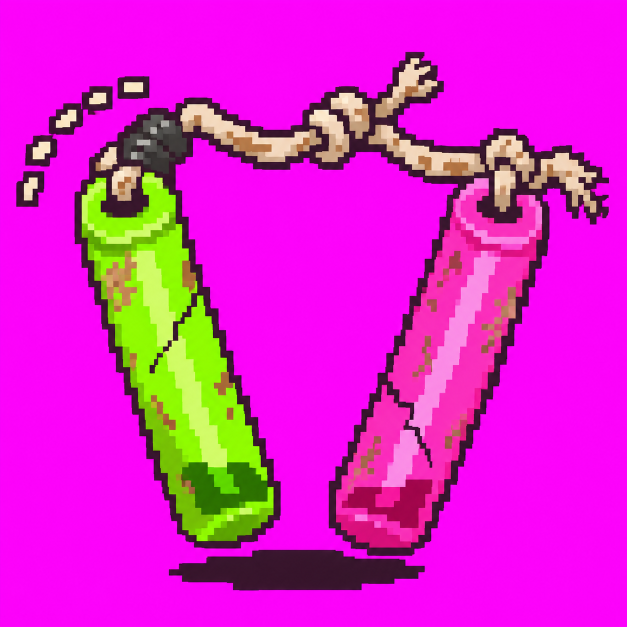
#> input picture dev/asset_team/raw/glowstick_nunchucks_raw.png, 1254 x 1254 px (shown at 1/2 size)
$ python -i b14_gen.py   (imports and definitions only)
#> lines starting #> are read from the running program, lines starting #| are printed output that depends on the picture
"""Batch 14 flat face art (pure Pillow, 0 credits): trivia_champ_badge, already_spent_credit, mango_og_gushers.
python dev/asset_team/icon_refs/b14_gen.py   (run from repo root)"""
import math, random
from PIL import Image, ImageDraw, ImageFont, ImageChops
F = "C:/Windows/Fonts/"
GREY = (214, 214, 216)
OUT = "dev/asset_team/icon_refs/"


def font(n, s):
    return ImageFont.truetype(F + n, s)


# [21 lines left out: functions stains, arc_text, not called in this run]


def margins(path):
#> called with path = '../raw/glowstick_nunchucks_raw.png'
    im = Image.open(path).convert("RGB"); w, h = im.size
#> in margins, im is the input picture: PIL image 1254x1254 RGB; mean R, G, B 219.5, 34.9, 199.4
#> after `w, h = im.size`: w = 1254; h = 1254
    bg = Image.new("RGB", im.size, im.getpixel((2, 2)))
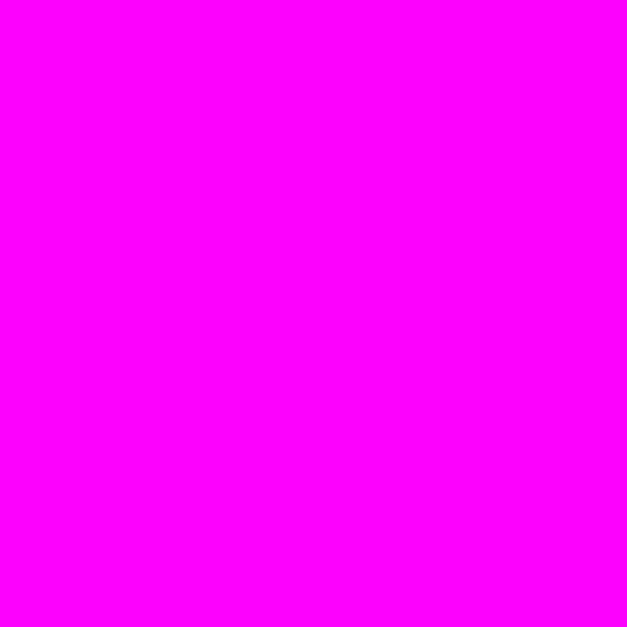
#> bg: PIL image 1254x1254 RGB (shown at 1/2 size); mean R, G, B 252, 2, 253
    bb = ImageChops.difference(im, bg).convert("L").point(lambda v: 255 if v > 24 else 0).getbbox()
#> bb = (32, 104, 1218, 1181)
    return [round(100 * v, 1) for v in (bb[0] / w, (w - bb[2]) / w, bb[1] / h, (h - bb[3]) / h)]


# ---- trivia_champ_badge: gold-painted gray plastic five-point sheriff star
# [121 lines left out: functions badge, token, mango, not called in this run]


# [3 lines not run here, left out]

>>> result = margins('../raw/glowstick_nunchucks_raw.png')
#> result = [2.6, 2.9, 8.3, 5.8]
